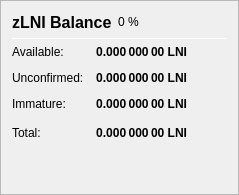
                   <widget class="QFrame" name="frame_ZerocoinBalances">
                     <property name="visible">
                       <bool>false</bool>
                     </property>
                    <property name="frameShape">
                     <enum>QFrame::StyledPanel</enum>
                    </property>
                    <property name="frameShadow">
                     <enum>QFrame::Raised</enum>
                    </property>
                    <layout class="QVBoxLayout" name="verticalLayout_7">
                     <item>
                      <layout class="QHBoxLayout" name="horizontalLayout_8" stretch="0">
                       <item>
                        <widget class="QLabel" name="label_5z_3">
                         <property name="minimumSize">
                          <size>
                           <width>0</width>
                           <height>20</height>
                          </size>
                         </property>
                         <property name="font">
                          <font>
                           <pointsize>12</pointsize>
                           <weight>75</weight>
                           <bold>true</bold>
                          </font>
                         </property>
                         <property name="text">
                          <string>zLNI Balance</string>
                         </property>
                        </widget>
                       </item>
                       <item>
                        <widget class="QLabel" name="labelzLNIPercent">
                         <property name="text">
                          <string notr="true">0 %</string>
                         </property>
                        </widget>
                       </item>
                       <item>
                        <spacer name="horizontalSpacer_11">
                         <property name="orientation">
                          <enum>Qt::Horizontal</enum>
                         </property>
                         <property name="sizeHint" stdset="0">
                          <size>
                           <width>40</width>
                           <height>20</height>
                          </size>
                         </property>
                        </spacer>
                       </item>
                      </layout>
                     </item>
                     <item>
                      <widget class="Line" name="line_ZerocoinBalance">
                       <property name="minimumSize">
                        <size>
                         <width>0</width>
                         <height>1</height>
                        </size>
                       </property>
                       <property name="maximumSize">
                        <size>
                         <width>16777215</width>
                         <height>1</height>
                        </size>
                       </property>
                       <property name="orientation">
                        <enum>Qt::Horizontal</enum>
                       </property>
                      </widget>
                     </item>
                     <item>
                      <layout class="QGridLayout" name="gridLayout_5">
                       <property name="spacing">
                        <number>12</number>
                       </property>
                       <item row="1" column="0">
                        <widget class="QLabel" name="labelzBalanceMatureText">
                         <property name="toolTip">
                          <string>Mature: more than 20 confirmation and more than 3 mints of the same denomination after it was minted.
These zLNI are spendable.</string>
                         </property>
                         <property name="text">
                          <string>Available:</string>
                         </property>
                        </widget>
                       </item>
                       <item row="1" column="1">
                        <widget class="QLabel" name="labelzBalanceMature">
                         <property name="font">
                          <font>
                           <weight>75</weight>
                           <bold>true</bold>
                          </font>
                         </property>
                         <property name="toolTip">
                          <string>Mature: more than 20 confirmation and more than 3 mints of the same denomination after it was minted.
These zLNI are spendable.</string>
                         </property>
                         <property name="text">
                          <string notr="true">0.000 000 00 LNI</string>
                         </property>
                         <property name="alignment">
                          <set>Qt::AlignRight|Qt::AlignTrailing|Qt::AlignVCenter</set>
                         </property>
                        </widget>
                       </item>
                       <item row="2" column="0">
                        <widget class="QLabel" name="labelzBalanceUnconfirmedText">
                         <property name="toolTip">
                          <string>Unconfirmed: less than 20 confirmations
Immature: confirmed, but less than 3 mints of the same denomination after it was minted</string>
                         </property>
                         <property name="text">
                          <string>Unconfirmed:</string>
                         </property>
                        </widget>
                       </item>
                       <item row="2" column="1">
                        <widget class="QLabel" name="labelzBalanceUnconfirmed">
                         <property name="font">
                          <font>
                           <weight>75</weight>
                           <bold>true</bold>
                          </font>
                         </property>
                         <property name="toolTip">
                          <string>Unconfirmed: less than 20 confirmations
Immature: confirmed, but less than 3 mints of the same denomination after it was minted</string>
                         </property>
                         <property name="text">
                          <string notr="true">0.000 000 00 LNI</string>
                         </property>
                         <property name="alignment">
                          <set>Qt::AlignRight|Qt::AlignTrailing|Qt::AlignVCenter</set>
                         </property>
                        </widget>
                       </item>
                       <item row="3" column="0">
                        <widget class="QLabel" name="labelzBalanceImmatureText">
                         <property name="toolTip">
                          <string>Unconfirmed: less than 20 confirmations
Immature: confirmed, but less than 3 mints of the same denomination after it was minted</string>
                         </property>
                         <property name="text">
                          <string>Immature:</string>
                         </property>
                        </widget>
                       </item>
                       <item row="3" column="1">
                        <widget class="QLabel" name="labelzBalanceImmature">
                         <property name="font">
                          <font>
                           <weight>75</weight>
                           <bold>true</bold>
                          </font>
                         </property>
                         <property name="toolTip">
                          <string>Unconfirmed: less than 20 confirmations
Immature: confirmed, but less than 3 mints of the same denomination after it was minted</string>
                         </property>
                         <property name="text">
                          <string notr="true">0.000 000 00 LNI</string>
                         </property>
                         <property name="alignment">
                          <set>Qt::AlignRight|Qt::AlignTrailing|Qt::AlignVCenter</set>
                         </property>
                        </widget>
                       </item>
                       <item row="4" column="0">
                        <widget class="QLabel" name="labelzBalanceText">
                         <property name="toolTip">
                          <string>Your current zLNI balance, unconfirmed and immature zLNI included.</string>
                         </property>
                         <property name="text">
                          <string>Total:</string>
                         </property>
                        </widget>
                       </item>
                       <item row="4" column="1">
                        <widget class="QLabel" name="labelzBalance">
                         <property name="font">
                          <font>
                           <weight>75</weight>
                           <bold>true</bold>
                          </font>
                         </property>
                         <property name="cursor">
                          <cursorShape>IBeamCursor</cursorShape>
                         </property>
                         <property name="toolTip">
                          <string>Your current zLNI balance, unconfirmed and immature zLNI included.</string>
                         </property>
                         <property name="text">
                          <string notr="true">0.000 000 00 LNI</string>
                         </property>
                         <property name="alignment">
                          <set>Qt::AlignRight|Qt::AlignTrailing|Qt::AlignVCenter</set>
                         </property>
                         <property name="textInteractionFlags">
                          <set>Qt::LinksAccessibleByMouse|Qt::TextSelectableByKeyboard|Qt::TextSelectableByMouse</set>
                         </property>
                        </widget>
                       </item>
                       <item row="4" column="2">
                        <spacer name="horizontalSpacer_4">
                         <property name="orientation">
                          <enum>Qt::Horizontal</enum>
                         </property>
                         <property name="sizeHint" stdset="0">
                          <size>
                           <width>40</width>
                           <height>20</height>
                          </size>
                         </property>
                        </spacer>
                       </item>
                      </layout>
                     </item>
                     <item>
                      <spacer name="verticalSpacer_4">
                       <property name="orientation">
                        <enum>Qt::Vertical</enum>
                       </property>
                       <property name="sizeHint" stdset="0">
                        <size>
                         <width>20</width>
                         <height>40</height>
                        </size>
                       </property>
                      </spacer>
                     </item>
                    </layout>
                   </widget>
